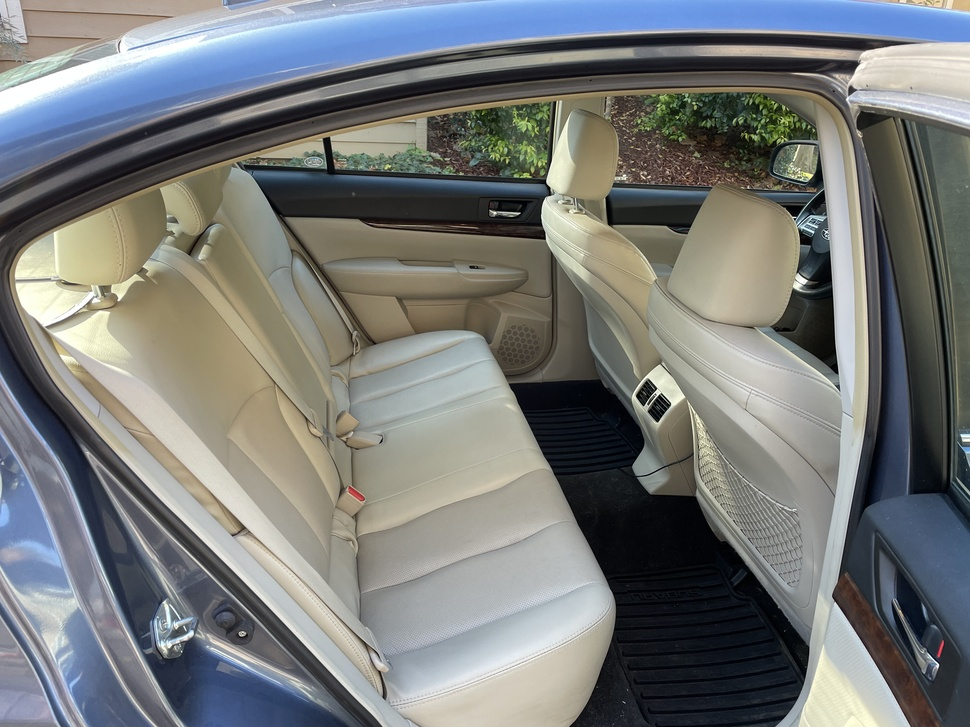
#> input picture data/IMG_0539.JPG, 970 x 727 px, shrunk from 4032 x 3024 before the run
$ jupyter execute cluster.ipynb
#> lines starting #> are read from the running program, lines starting #| are printed output that depends on the picture
# Color Clustering Image Demo
**Author: Micah Webb**

### Description
Utilize OpenCV and K-Means clustering to decompose
an image into 'n' pieces.

#### Load and View the Data

[cell 1]
import cv2
import pandas as pd
import numpy as np
import matplotlib.pyplot as plt

im = cv2.imread("./data/IMG_0539.JPG")
#> im is the input picture: shape (727, 970, 3); mean B, G, R 120.3, 121.3, 118.7

subimage = im #[0:100][0:100] # Use smaller image if debugging

sub_shape = subimage.shape
#> sub_shape = (727, 970, 3)
print(sub_shape)
#| (727, 970, 3)
plt.imshow(im)
plt.show()

[cell 2]
# Reshape to an array with 3 cols
# Then load into dataframe
df = pd.DataFrame(subimage.reshape(-1,3))
#> df = table of 705190 rows and 3 columns
df.columns = ['R', 'G', 'B']

#Visualize Raw data
fig, axs = plt.subplots(1,2)
df.plot(kind='hexbin', x='R', y='G', bins='log',cmap='viridis', ax=axs[0], title='R vs G')
df.plot(kind='hexbin', x='R', y='B', bins='log',cmap='viridis', ax=axs[1], title='R vs B')
fig.suptitle('Raw Color Distribution')

plt.show
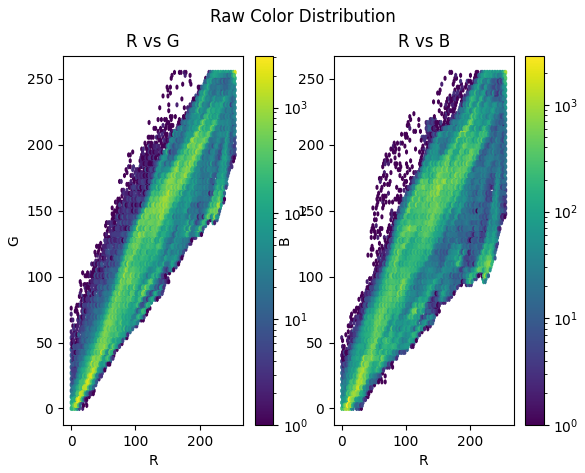
#> figure drawn by matplotlib, 4 panels

#### Factor Reduction

[cell 3]
#Remove Correlations from the data.
from sklearn.decomposition import FactorAnalysis
X = df[['R','G','B']]
#> X = table of 705190 rows and 3 columns

fac = FactorAnalysis(n_components=2,rotation='varimax')
out = fac.fit_transform(X)
#> out = 705190 pairs, first value -2.3 to 3.14, second value -3.11 to 2.28

#New DataFrame with 2 cols
df_out = pd.DataFrame(out)
#> df_out = table of 705190 rows and 2 columns
df_out.columns = ['f1', 'f2'] #Outputs generic factors
df_out.plot(kind='hexbin',x='f1', y='f2', bins='log', cmap='viridis')
plt.show()
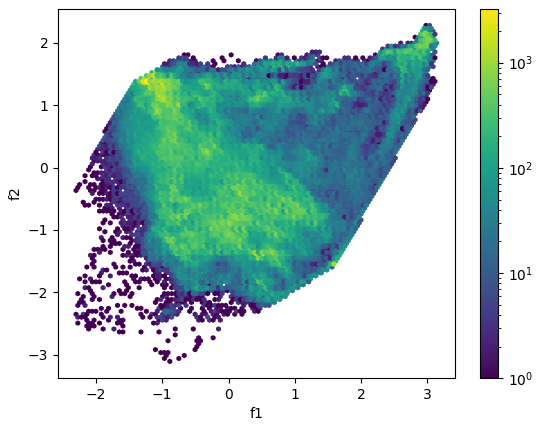
#> figure drawn by matplotlib, 2 panels

#### Clustering with MiniBatchKMeans

[cell 4]
from sklearn.cluster import MiniBatchKMeans

n_clusters=3 #Change number of clusters here.

X_out = df_out[['f1','f2']].values #'f1','f2'
#> X_out has the same summary as out
print('clustering')
clust = MiniBatchKMeans(n_clusters=n_clusters)
clust.fit(X_out)

#Append Cluster labels back to data
df_out['Labels'] = clust.labels_
print('finished')

# Plot the Count in each cluster
df_out.groupby('Labels').agg({'f1':'count'}).plot.bar(y='f1', title='Cluster Group Count')
plt.show()
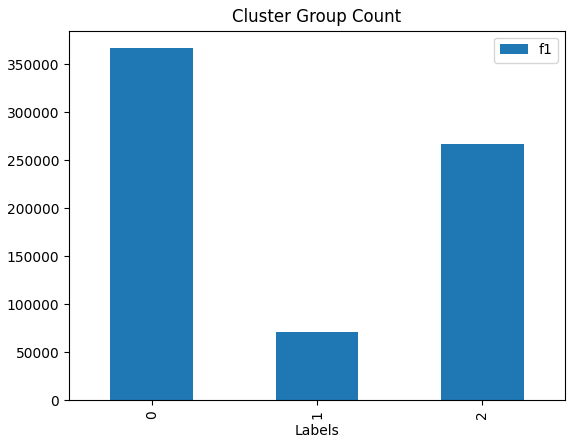
#> figure drawn by matplotlib, 1 panel; tallest bar 366862 high, from x = -0.25 to 0.25

#### Plot the Clusters in the Rotated Dimension

**(Post Factor Rotation)**

[cell 5]
import seaborn as sns

cmap = sns.color_palette("hls",n_clusters)
sns.scatterplot(data=df_out.sample(n=1000), x='f1', y='f2', hue='Labels',palette=cmap)
plt.show()
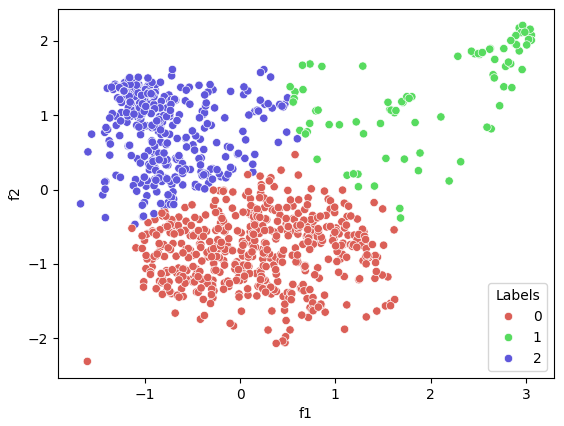
#> figure drawn by matplotlib, 1 panel

#### Plot Image Before and After Clustering

[cell 6]
# Plot the Original vs Clustered Image.
#Reshape df_out to original image size.
out_image = df_out['Labels'].values.reshape(sub_shape[0],sub_shape[1],1)
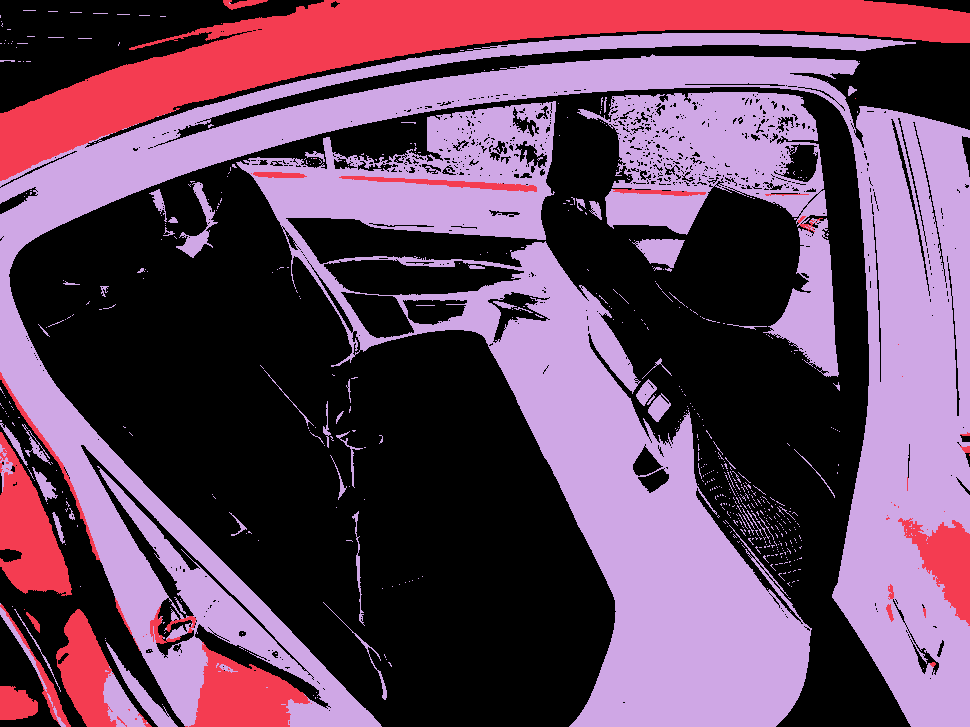
#> out_image: shape (727, 970, 1) int32; 3 distinct labels, from 0 to 2; one colour per label, 0 black

fig, axs = plt.subplots(1,2)

# Plot the Old and new image
axs[0].imshow(im)
axs[1].imshow(out_image)

axs[0].set_title('Original Image')
axs[1].set_title('Clustered Image')

# Remove the Grid Lines
axs[0].xaxis.set_ticks([])
axs[1].xaxis.set_ticks([])
axs[0].yaxis.set_ticks([])
axs[1].yaxis.set_ticks([])

# Tighten the layout
plt.tight_layout()
plt.show()
#> figure, not shown here; B, G, R data is drawn as R, G, B
